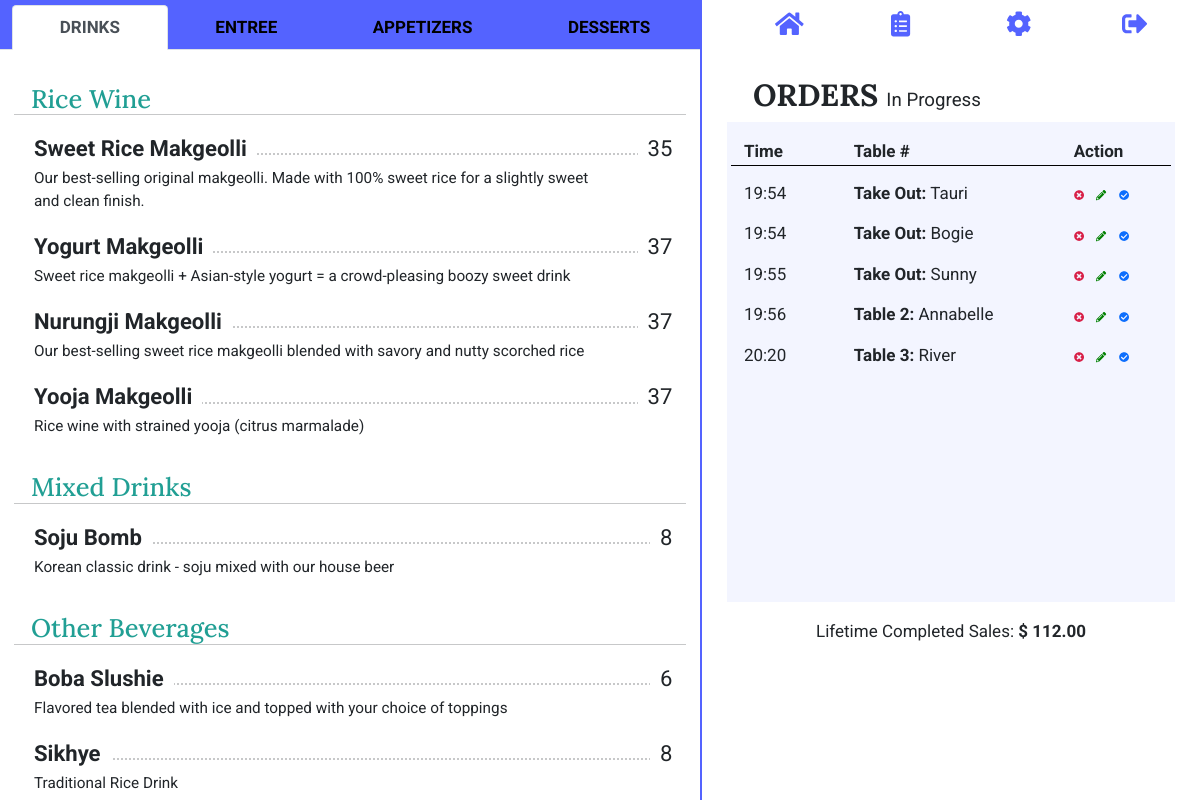
/orders (signed in), run on an earlier commit of the app's database.
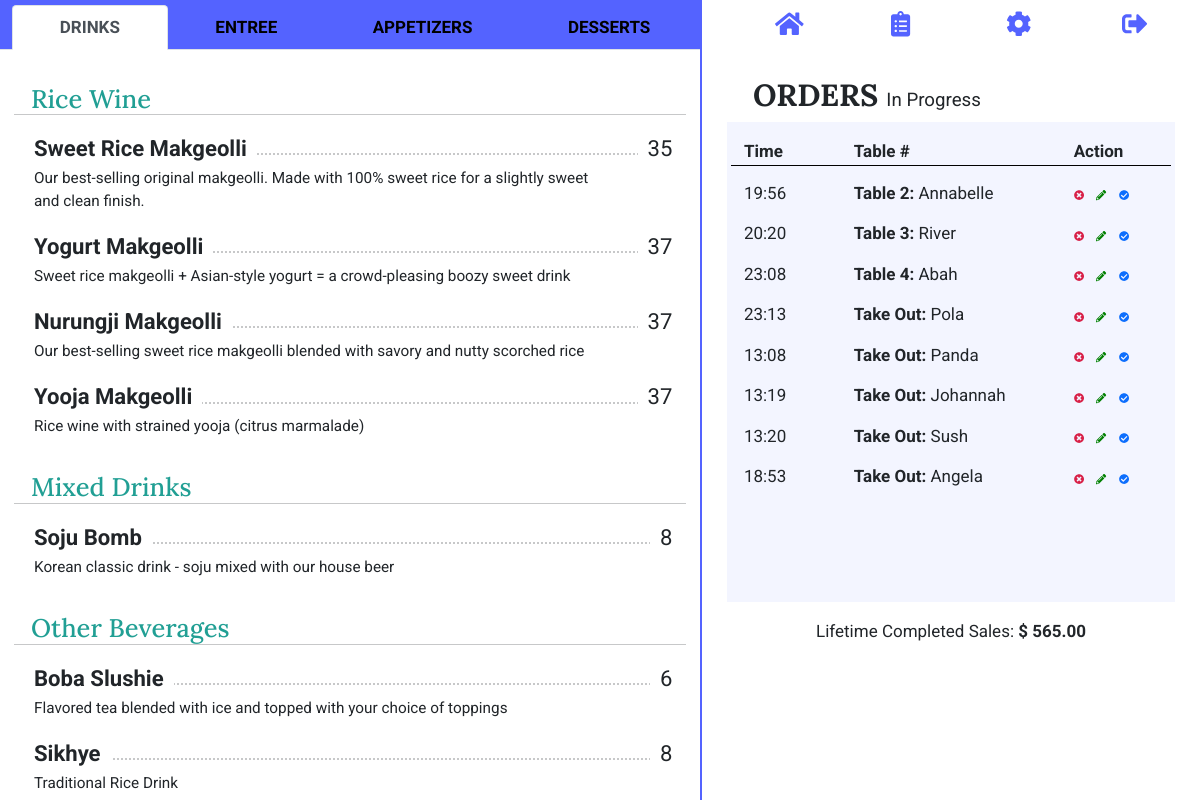
And on a later commit of the database.
### tables.py (models this page shows)
class Category(db.Model):
    __tablename__ = "category"
    id = db.Column(db.Integer, primary_key=True)
    name = db.Column(db.String(30), nullable=False)
    items = relationship("MenuItem", back_populates="category")
    sections = relationship("Section", back_populates="category")
    status = db.Column(db.String(50), nullable=False)

class Section(db.Model):
    __tablename__ = "section"
    id = db.Column(db.Integer, primary_key=True)
    name = db.Column(db.String(50), nullable=False)
    items = relationship("MenuItem", back_populates="section")
    category_id = db.Column(db.Integer, db.ForeignKey("category.id"))
    category = relationship("Category", back_populates="sections")
    status = db.Column(db.String(50), nullable=False)

class MenuItem(db.Model):
    __tablename__ = "item"
    id = db.Column(db.Integer, primary_key=True)
    name = db.Column(db.String(30), nullable=False, unique=True)
    price = db.Column(db.Integer, nullable=False)
    description = db.Column(db.String(120), nullable=True)
    mods = relationship("ItemMod", back_populates="item")
    category_id = db.Column(db.Integer, db.ForeignKey("category.id"))
    category = relationship("Category", back_populates="items")
    section_id = db.Column(db.Integer, db.ForeignKey("section.id"))
    section = relationship("Section", back_populates="items")
    order_items = relationship("OrderItem", back_populates="item")
    status = db.Column(db.String(50), nullable=False)

class Order(db.Model):
    __tablename__ = "order"
    id = db.Column(db.Integer, primary_key=True)
    customer_name = db.Column(db.String(50), nullable=False)
    status = db.Column(db.String(100), nullable=False)
    created_at = db.Column(db.String(100), nullable=False)
    submitted_at = db.Column(db.String(100))
    closed_at = db.Column(db.String(100))
    table = relationship("Table", back_populates="orders")
    table_id = db.Column(db.Integer, db.ForeignKey("table.id"))
    order_items = relationship("OrderItem", back_populates="order")
    user = relationship("User", back_populates="orders")
    user_id = db.Column(db.Integer, db.ForeignKey("user.id"))

class Table(db.Model):
    __tablename__ = "table"
    id = db.Column(db.Integer, primary_key=True)
    name = db.Column(db.String(50), nullable=False, unique=True)
    orders = relationship("Order", back_populates="table")
    status = db.Column(db.String(50), nullable=False)

### main.py (the view)
@app.route('/orders')
def show_orders():
    menu, categories, sections = menu_create()
    orders = db.session.query(Order).filter(Order.status.not_in(['closed', 'cancelled'])).all()
    closed_orders = db.session.query(Order).filter(Order.status == "closed").all()
    lifetime_total = 0
    for x in closed_orders:
        for y in x.order_items:
            lifetime_total += y.subtotal
    return render_template('show-orders.html', menu=menu, categories=categories, sections=sections, orders=orders,
                           total=lifetime_total)

### main.py (called while the page is built)
def menu_create():
    menu = MenuItem.query.filter(MenuItem.status == "active").all()
    categories = Category.query.filter(Category.status == "active").all()
    sections = Section.query.filter(Section.status == "active").all()
    return menu, categories, sections

@login_manager.user_loader
def load_user(user_id):
    return User.query.get(int(user_id))

### templates/show-orders.html (shortened to what this page needs)
{% block content %}
{% include "header.html" %}
<div class="container">
    <div class="row main-row">
        <div class="col-md-7 left-side">
            {% include "menu.html" %}
        </div>
        <div class="col-md-5 right-side">
            {% include "navbar.html" %}
            <h1 class="right-heading">
                ORDERS
                <span class="right-subheading">In Progress</span>
            </h1>
            <div class="container show-orders">
                <div class="show-orders-data">
                    <div class="row orders-header">
                        <div class="col-md-3">
                            Time
                        </div>
                        <div class="col-md-6">
                            Table #
                        </div>
                        <div class="col-md-3">
                            Action
                        </div>
                    </div>
                    {% for order in orders: %}
                    {% if current_user.id == 1 or current_user.id == order.user_id: %}
                    <div class="row orders-row">
                        <div class="col-md-3">
                            {{order.created_at[11:16]}}
                        </div>
                        <div class="col-md-6">
                            <strong>{{order.table.name}}:</strong> {{order.customer_name}}
                        </div>
                        <div class="col-md-3">
                            {% if current_user.id == 1: %}
                            <a class="show-order-btn remove-button"
                               href="{{ url_for('cancel_order', order_id=order.id) }}">
                                <i class="fas fa-times-circle"></i>
                            </a>
                            {% endif %}
                            <a class="show-order-btn edit-button"
                               href="{{ url_for('complete_order', order_id=order.id) }}">
                                <i class="fas fa-pencil-alt"></i>
                            </a>
                            <a class="show-order-btn check-button"
                               href="{{ url_for('close_order', order_id=order.id) }}">
                                <i class="fas fa-check-circle"></i>
                            </a>
                        </div>
                    </div>
                    {% endif %}
                    {% endfor %}
                </div>
            </div>
            <center>Lifetime Completed Sales:
                <strong>{{ "$ %.2f"|format(total) }}</strong>
            </center>
        </div>
    </div>
</div>
{% endblock %}

### templates/header.html (shortened to what this page needs)
<!DOCTYPE html>
<html dir="ltr" lang="en">
<head>
    <link href="https://cdn.jsdelivr.net/npm/bootstrap@5.0.2/dist/css/bootstrap.min.css"
 rel="stylesheet">
    <link href="../static/main.css" rel="stylesheet">
    <link href="../static/menu.css" rel="stylesheet">
    <link href="../static/settings.css" rel="stylesheet">
    <link href="../static/order.css" rel="stylesheet">
</head>
<body>
</body>
</html>

### templates/menu.html (shortened to what this page needs)
<div class="menu-box">
  <ul class="menu-tabs nav nav-tabs nav-fill" role="tablist">
    {% for category in categories: %}
    {% if loop.first %}
    <li class="nav-item" role="presentation">
      <button aria-controls="{{ category.name }}" aria-selected="true" class="nav-link active" data-bs-target="#{{ category.name }}" data-bs-toggle="tab" id="{{ category.name }}-tab" role="tab" type="button">
        {{ category.name }}
      </button>
    </li>
    {% else: %}
    <li class="nav-item" role="presentation">
      <button aria-controls="{{ category.name }}" aria-selected="false" class="nav-link" data-bs-target="#{{ category.name }}" data-bs-toggle="tab" id="{{ category.name }}-tab" role="tab" type="button">
        {{ category.name }}
      </button>
    </li>
    {% endif %}
    {% endfor %}
  </ul>
  <div class="menu-content tab-content" id="nav-tabContent">
    {% for category in categories: %}
    <div aria-labelledby="{{ category.name }}-tab" class="tab-pane fade show {% if loop.first %}active{% endif %}" id="{{ category.name }}" role="tabpanel">
      {% for section in sections: %}
      {% if section.category.id == category.id: %}
      <h1 class="menu-section-header">
        {{ section.name }}
      </h1>
      <hr />
      {% endif %}
      {% for item in menu: %}
      {% if item.category.name == category.name and item.section.name == section.name: %}
      <div class="item">
        <span class="item-name">
          {{ item.name }}
        </span>
        <span class="menu-price">
          {{ item.price }}
        </span>
        <hr class="dots" />
        <p class="menu-description">
          {{ item.description }}
        </p>
      </div>
      {% endif %}
      {% endfor %}
      {% endfor %}
    </div>
    {% endfor %}
  </div>
</div>

### templates/navbar.html
<div class="navigation">
    <div class="container-fluid">
        <div class="row">
            {% if current_user.id == 1: %}
            {% set width = "col-md-3" %}
            {% else: %}
            {% set width = "col-md-4" %}
            {% endif %}
            <div class="{{width}}">
                <a class="navitem" href="{{ url_for('start_order') }}">
                    <i class="fas fa-home"></i>
                </a>
            </div>
            <div class="{{width}}">
                <a class="navitem" href="{{ url_for('show_orders') }}">
                    <i class="fas fa-clipboard-list"></i>
                </a>
            </div>
            {% if current_user.id == 1: %}
            <div class="col-md-3">
                <a class="navitem" href="{{ url_for('settings') }}">
                    <i class="fas fa-cog"></i>
                </a>
            </div>
            {% endif %}
            <div class="{{width}}">
                <a class="navitem" href="{{ url_for('logout') }}">
                    <i class="fas fa-sign-out-alt"></i>
                </a>
            </div>
        </div>
    </div>
</div>

### static/main.css (style rules this page uses)
:root { font-size: 17px; padding: 0; margin: 0; }
body { font-family: 'Roboto', sans-serif; }
a { text-decoration: none; }
.container { padding: 0; margin: 0; }
.main-row { width: 100vw; margin: 0; padding: 0; }
.left-side { position: relative; height: 100vh; padding: 0; }
.right-side { float: right; height: 100vh; border-left: 2px solid #5463FF; padding: 0; }
.navigation { padding: 5px 1% 0; margin-bottom: 1rem; position: -webkit-sticky; position: sticky; top: 0; left: 0; width: 100%; z-index: 1; }
.navitem { font-size: 1.5rem; padding: 0.5rem 2.5rem; color: #5463FF; }
.remove-button { color: #D82148; }
.edit-button { color: green; }
.show-order-btn { font-size: 0.6rem; padding-right: 10px; }

### static/menu.css (style rules this page uses)
.menu-box { max-height: 100%; overflow: auto; }
.menu-tabs { padding: 5px 1% 0; position: -webkit-sticky; position: sticky; top: 0; background-color: #5463FF; width: 100%; z-index: 1; }
.nav-link { color: black; font-weight: bold; background-color: #757eff; margin: 0 5px; }
.menu-content { padding: 0 2%; margin: 0; }
.menu-section-header { font-size: 1.5rem; margin: 2rem 1rem 0; font-family: 'Lora', serif; color: #219F94; }
hr { margin: 0 auto 1rem; width: 100%; }
.item { width: 100%; padding-left: 20px; }
hr.dots { border-top: 2px dotted #fefefe; width: 95%; position: relative; top: -0.7rem; z-index: -1; margin: 0; }
.item-name { font-weight: bold; padding-right: 10px; font-size: 1.3rem; background-color: white; }
.menu-price { font-size: 1.3rem; background-color: white; position: relative; float: right; margin: 0 0.8rem; padding-left: 10px; }
.menu-description { font-size: 0.9rem; margin-right: 5rem; }

### static/settings.css (style rules this page uses)
.right-heading { font-family: 'Lora', serif; font-size: 1.8rem; font-weight: bold; padding: 1rem 0 0; position: relative; left: 3rem; width: 75% }
.right-subheading { font-family: 'Roboto', sans-serif; font-size: 1.1rem; font-weight: normal; }

### static/order.css (style rules this page uses)
.show-orders { position: relative; height: 60vh; background-color: #F3F5FF; margin-left: 5%; margin-bottom: 1rem; width: 90%; }
.show-orders-data { max-height: 100%; overflow: auto; background-color: #F3F5FF; padding: 1rem; }
.orders-header { font-weight: bold; border-bottom: 1px solid black; }
.orders-row { padding: 15px 0 0; }

What changed in the data, as far as the page shows it:
no longer on this page (row edited): Order: created_at "19:54", table.name "Take Out", customer_name "Tauri"
no longer on this page (row edited): Order: created_at "19:54", table.name "Take Out", customer_name "Bogie"
no longer on this page (row edited): Order: created_at "19:55", table.name "Take Out", customer_name "Sunny"
added Order: created_at "23:08", table.name "Table 4", customer_name "Abah"
added Order: created_at "23:13", table.name "Take Out", customer_name "Pola"
added Order: created_at "13:08", table.name "Take Out", customer_name "Panda"
added Order: created_at "13:19", table.name "Take Out", customer_name "Johannah"
added Order: created_at "13:20", table.name "Take Out", customer_name "Sush"
added Order: created_at "18:53", table.name "Take Out", customer_name "Angela"
Also different on the page:
{{ "$ %.2f"|format(total) }}: "$ 112.00" → "$ 565.00"
